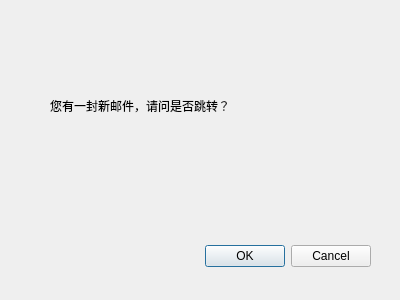
<?xml version="1.0" encoding="UTF-8"?>
<ui version="4.0">
 <class>NewLetterAlert</class>
 <widget class="QDialog" name="NewLetterAlert">
  <property name="geometry">
   <rect>
    <x>0</x>
    <y>0</y>
    <width>400</width>
    <height>300</height>
   </rect>
  </property>
  <property name="windowTitle">
   <string>Dialog</string>
  </property>
  <widget class="QDialogButtonBox" name="buttonBox">
   <property name="geometry">
    <rect>
     <x>30</x>
     <y>240</y>
     <width>341</width>
     <height>32</height>
    </rect>
   </property>
   <property name="orientation">
    <enum>Qt::Horizontal</enum>
   </property>
   <property name="standardButtons">
    <set>QDialogButtonBox::Cancel|QDialogButtonBox::Ok</set>
   </property>
  </widget>
  <widget class="QLabel" name="label">
   <property name="geometry">
    <rect>
     <x>50</x>
     <y>70</y>
     <width>241</width>
     <height>71</height>
    </rect>
   </property>
   <property name="text">
    <string>您有一封新邮件，请问是否跳转？</string>
   </property>
  </widget>
 </widget>
 <resources/>
 <connections>
  <connection>
   <sender>buttonBox</sender>
   <signal>accepted()</signal>
   <receiver>NewLetterAlert</receiver>
   <slot>accept()</slot>
   <hints>
    <hint type="sourcelabel">
     <x>248</x>
     <y>254</y>
    </hint>
    <hint type="destinationlabel">
     <x>157</x>
     <y>274</y>
    </hint>
   </hints>
  </connection>
  <connection>
   <sender>buttonBox</sender>
   <signal>rejected()</signal>
   <receiver>NewLetterAlert</receiver>
   <slot>reject()</slot>
   <hints>
    <hint type="sourcelabel">
     <x>316</x>
     <y>260</y>
    </hint>
    <hint type="destinationlabel">
     <x>286</x>
     <y>274</y>
    </hint>
   </hints>
  </connection>
 </connections>
</ui>
